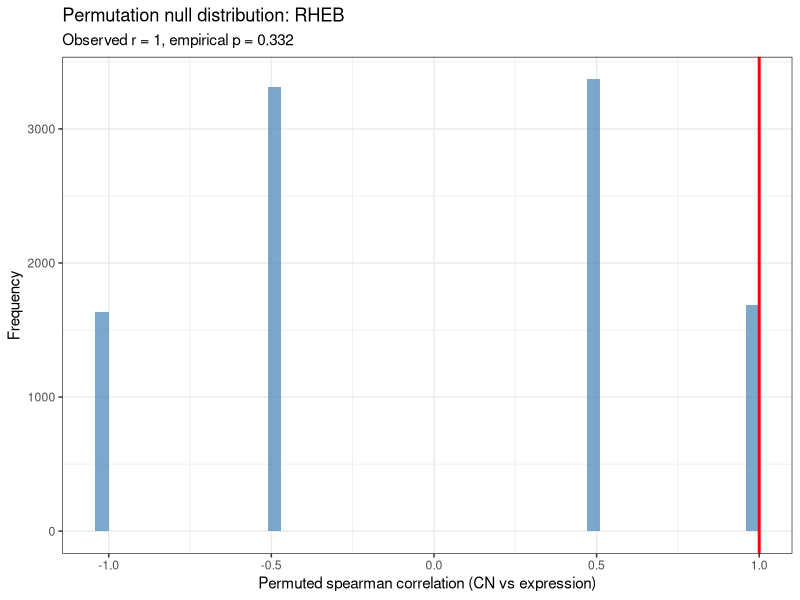
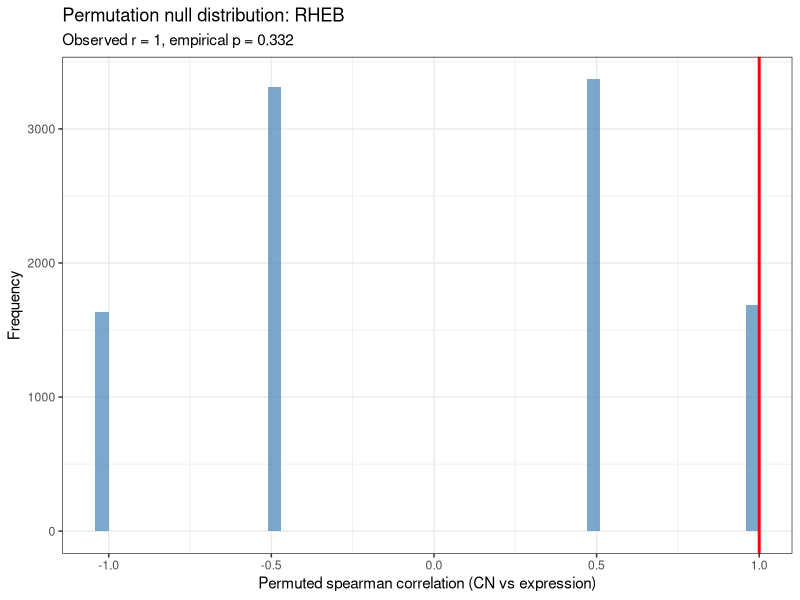
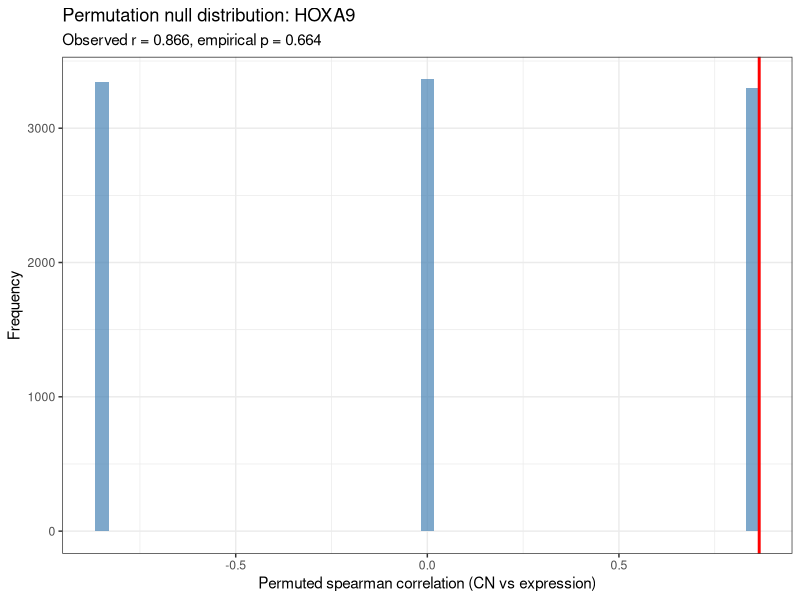
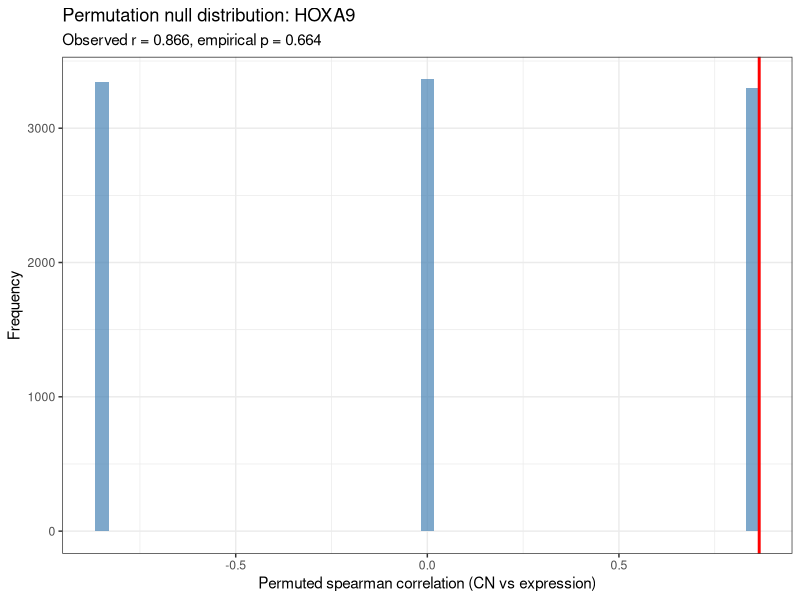

R code for these plots, in order:
# ============================================================
# Custom Permutation Test: CNA / SNV in-cis Gene Expression Association
# ============================================================
# Purpose: test whether a gene's OWN copy number (or SNV/mutation status)
# is associated with its OWN expression, across your clones (or samples),
# more than expected by chance -- via permutation rather than parametric
# eQTL-style tools (which assume large population sample sizes).
#
# This is appropriate for small-n designs (e.g. 3 clones: A, B, C) where
# FastQTL/Matrix eQTL's asymptotic assumptions don't hold.

library(dplyr)
library(tidyr)
library(ggplot2)

set.seed(123)

# ============================================================
# STEPS 1-5 WRAPPED INTO ONE FUNCTION
# ============================================================
# permutation_test_correlation_CNA_gene_exp()
#
# Runs the full workflow: observed CN-expression correlation per gene,
# permutation null distribution (shuffling expression labels), empirical
# p-values, BH/FDR correction, and a diagnostic plot for one example gene.
#
# ARGUMENTS:
#   copy_number : genes (rows) x samples (columns) matrix, numeric/integer CN
#   expression  : genes (rows) x samples (columns) matrix, normalized expression
#                 (must have identical dimnames/order to copy_number)
#   n_perm      : number of permutations per gene (default 10000)
#   method      : correlation method, "spearman" (default) or "pearson"
#   plot_gene   : which gene to plot the null distribution for; defaults to
#                 the top hit (lowest p-value) if left NULL
#
# RETURNS: a list with
#   $results  -- data.frame(gene, observed_r, p_value, fdr), sorted by p_value
#   $plot     -- ggplot object of the null distribution for plot_gene
#   $null_distributions -- named list of each gene's full null vector
#                          (useful for custom plotting/inspection)

permutation_test_correlation_CNA_gene_exp <- function(copy_number,
                                                        expression,
                                                        n_perm = 10000,
                                                        method = "spearman",
                                                        plot_gene = NULL) {

  stopifnot(identical(rownames(copy_number), rownames(expression)))
  stopifnot(identical(colnames(copy_number), colnames(expression)))

  genes <- rownames(copy_number)

  # --- Step 2: observed statistic per gene ---
  obs_cor <- sapply(genes, function(g) {
    cor(copy_number[g, ], expression[g, ], method = method)
  })

  # --- Step 3: permutation null distribution (per gene) ---
  permutation_test_gene <- function(cn_vec, expr_vec) {
    obs <- cor(cn_vec, expr_vec, method = method)
    null_dist <- replicate(n_perm, {
      shuffled_expr <- sample(expr_vec)          # permute sample labels
      cor(cn_vec, shuffled_expr, method = method)
    })
    p_value <- mean(abs(null_dist) >= abs(obs))  # two-sided empirical p
    list(observed = obs, null_dist = null_dist, p_value = p_value)
  }

  gene_results <- lapply(genes, function(g) {
    permutation_test_gene(copy_number[g, ], expression[g, ])
  })
  names(gene_results) <- genes

  results_df <- data.frame(
    gene       = genes,
    observed_r = sapply(gene_results, function(x) x$observed),
    p_value    = sapply(gene_results, function(x) x$p_value)
  )

  # --- Step 4: multiple testing correction (BH / FDR) ---
  results_df$fdr <- p.adjust(results_df$p_value, method = "BH")
  results_df <- results_df[order(results_df$p_value), ]

  # --- Step 5: diagnostic plot for one gene's null distribution ---
  if (is.null(plot_gene)) plot_gene <- results_df$gene[1]
  res_example <- gene_results[[plot_gene]]

  p <- ggplot(data.frame(null_r = res_example$null_dist), aes(x = null_r)) +
    geom_histogram(bins = 50, fill = "steelblue", alpha = 0.7) +
    geom_vline(xintercept = res_example$observed, color = "red", linewidth = 1) +
    labs(
      title    = paste("Permutation null distribution:", plot_gene),
      subtitle = paste0("Observed r = ", round(res_example$observed, 3),
                         ", empirical p = ", signif(res_example$p_value, 3)),
      x = paste0("Permuted ", method, " correlation (CN vs expression)"),
      y = "Frequency"
    ) +
    theme_bw()
  print(p)
  list(
    results             = results_df,
    plot                = p,
    null_distributions  = lapply(gene_results, function(x) x$null_dist)
  )
}

# ============================================================
# EXAMPLE USAGE
# ============================================================
genes   <- c("HOXA9","LAMB1","SEMA3A","RHEB","HSPB1","VIM","RAC1","TWIST1")
samples <- c("CloneA_1","CloneA_2","CloneB_1","CloneB_2","CloneC_1","CloneC_2")

genes   <- c("HOXA9","LAMB1","SEMA3A","RHEB","HSPB1","VIM","RAC1","TWIST1")
samples <- c("CloneA_1","CloneB_1","CloneC_1")

set.seed(42)
copy_number <- matrix(
  sample(1:6, length(genes) * length(samples), replace = TRUE),
  nrow = length(genes), dimnames = list(genes, samples)
)

# Simulate expression correlated with CN for some genes (for demo purposes)
expression <- copy_number * 1.5 + matrix(rnorm(length(genes) * length(samples), sd = 2),
                                          nrow = length(genes))
dimnames(expression) <- list(genes, samples)

out <- permutation_test_correlation_CNA_gene_exp(
  copy_number = copy_number,
  expression  = expression,
  n_perm      = 10000,
  method      = "spearman"
)

print(out$results)
print(out$plot)

# Plot a specific gene instead of the top hit:
out_hoxa9 <- permutation_test_correlation_CNA_gene_exp(
  copy_number, expression, n_perm = 10000, plot_gene = "HOXA9"
)
print(out_hoxa9$plot)

# ============================================================
# STEP 6 (ALTERNATIVE DESIGN): SNV / mutation status vs expression
# ============================================================
# If instead of continuous CN you have binary SNV/mutation status
# (mutant vs wild-type) per clone, use a mean-difference permutation
# test instead of correlation.

# Example: binary mutation status per gene per sample
mutation_status <- matrix(
  sample(c(0, 1), length(genes) * length(samples), replace = TRUE),
  nrow = length(genes), dimnames = list(genes, samples)
)

permutation_test_snv <- function(mut_vec, expr_vec, n_perm = 10000) {
  obs_diff <- mean(expr_vec[mut_vec == 1]) - mean(expr_vec[mut_vec == 0])

  null_dist <- replicate(n_perm, {
    shuffled_mut <- sample(mut_vec)
    mean(expr_vec[shuffled_mut == 1]) - mean(expr_vec[shuffled_mut == 0])
  })

  p_value <- mean(abs(null_dist) >= abs(obs_diff), na.rm = TRUE)
  list(observed_diff = obs_diff, null_dist = null_dist, p_value = p_value)
}

snv_results <- lapply(genes, function(g) {
  res <- permutation_test_snv(mutation_status[g, ], expression[g, ], n_perm = 10000)
  data.frame(gene = g, observed_diff = res$observed_diff, p_value = res$p_value)
})

snv_results_df <- do.call(rbind, snv_results)
snv_results_df$fdr <- p.adjust(snv_results_df$p_value, method = "BH")
snv_results_df <- snv_results_df[order(snv_results_df$p_value), ]

print(snv_results_df)

# ============================================================
# STEP 7: Export results
# ============================================================
write.csv(out$results, "cna_cis_permutation_results.csv", row.names = FALSE)
write.csv(snv_results_df, "snv_cis_permutation_results.csv", row.names = FALSE)

# ============================================================
# NOTES / CAVEATS FOR YOUR ACTUAL DESIGN
# ============================================================
# 1. With very few samples per clone (e.g. n=1 median CN per clone x 3 clones),
#    the number of DISTINCT permutations is limited (e.g. only 3! = 6 unique
#    orderings for 3 samples) -- the empirical p-value resolution is then
#    capped at 1/6 ~ 0.17 minimum. Consider:
#      a) Using replicate/single-cell level data (not just clone medians) to
#         increase n and permutation resolution, OR
#      b) Pooling across genes for a GLOBAL null (STEP 8 below) rather than
#         a per-gene permutation with too few unique orderings.
#
# 2. If testing MANY genes, always report FDR-adjusted p-values, not raw p.
#
# 3. Oncodrive-CIS (Tamborero et al. 2013, PLOS ONE) is the published,
#    peer-reviewed method built specifically for this CNA-in-cis-expression
#    question and additionally benchmarks against diploid/normal tissue
#    expression -- worth citing/using as the primary method, with this
#    custom permutation as either a validation step or for cases where
#    Oncodrive-CIS's TCGA-scale assumptions don't fit your PDX clone design.

# ============================================================
# STEP 8 (OPTION FOR SMALL n): Gene-pooled global permutation null
# ============================================================
# Instead of permuting each gene separately (limited by n! for small n),
# pool ALL gene-sample CN/expression pairs together and permute genes'
# expression vectors across THEMSELVES (i.e. shuffle which gene's expression
# profile is paired with which gene's CN profile). This tests whether the
# observed per-gene CN-expression correlations are more extreme, ON AVERAGE
# or IN AGGREGATE, than a random re-pairing of genes -- useful when you want
# genome-wide/gene-set-level significance rather than per-gene significance.

global_permutation_test <- function(copy_number, expression, n_perm = 10000, method = "spearman") {
  obs_cors <- sapply(seq_len(nrow(copy_number)), function(i) {
    cor(copy_number[i, ], expression[i, ], method = method)
  })
  obs_mean_abs_r <- mean(abs(obs_cors), na.rm = TRUE)

  null_means <- replicate(n_perm, {
    shuffled_idx <- sample(nrow(expression))          # shuffle which gene's
    shuffled_expression <- expression[shuffled_idx, ] # expression pairs with
                                                        # which gene's CN
    perm_cors <- sapply(seq_len(nrow(copy_number)), function(i) {
      cor(copy_number[i, ], shuffled_expression[i, ], method = method)
    })
    mean(abs(perm_cors), na.rm = TRUE)
  })

  p_value <- mean(null_means >= obs_mean_abs_r)
  list(observed_mean_abs_r = obs_mean_abs_r, null_dist = null_means, p_value = p_value)
}

global_res <- global_permutation_test(copy_number, expression, n_perm = 1000)
cat("Global CN-expression pairing test: observed mean|r| =",
    round(global_res$observed_mean_abs_r, 3),
    ", p =", signif(global_res$p_value, 3), "\n")
